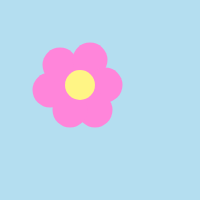
Frame 1 (no input)
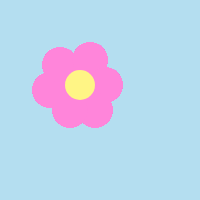
Frame 60 (no input)
Frame 120 (the mouse pressed at the canvas centre since frame 60): identical to frame 60, image omitted

The p5.js sketch that drew these frames (run headless with seeded random() and noise() and a simulated clock; from frame 60 on, the mouse is pressed at the canvas centre):

// p5.js sketch
// ── sketch.js
let size = 50 

//setup - run once when the code is first starts
function setup() {
  createCanvas(200, 200); // this sets the size of the area in which we can draw things
  background(180, 222, 240); // = light blue (0, 0, 200)= royal blue 
  
}
//draw - this function loops, the code within read through repeatedly while running
function draw() {

  noStroke(); // no outline 

  //petals 
  fill(255, 133, 218)
  circle (50, 90, 35)
  circle (60, 65, 35)
  circle (90, 60, 35)
  circle (105, 85, 35)
  circle (95, 110, 35)
  circle (70, 110, 35)

  //center of flower
  fill(255, 245, 133)
  circle (80, 85, 30)


 } 

  // fill(252, 187, 239)
  // circle (50, 90, 25)
  // circle (60, 65, 25)
  // circle (90, 62, 25)
  // circle (105, 85, 25)
  // circle (95, 106, 25)
  // circle (70, 108, 25)

//   //body 
//   fill( 150, 150,  250); // lilac colour 
// ellipse(100, 100, size + 28, size); // draws a circle 45 pixels accross at location 100 pixels accross and 100 pixels down
// triangle (
//   75, 100, 
//   30, 75, 
//   30, 125);


// //arm
// fill( 120, 150,  250); // light blue/perrywinkle 
// triangle (
//   75, 110, 
//   75, 150, 
//   110, 110);// triangle(x1, y1, x2, y2, x3, y3)

// //eye 
// fill(0)
// circle(120, 95, 8)
 

//mouth 
//arc --
// angle mode to degrees nit radiance -

//notes
//colour - go to colour picker on google, take the RGB values and put that in fill ()
//strokeWeight() = thickness of the outline 

//line(500, 500, 0, 0) // draws a straight line in the top left corner, the first number changes length but keeps line straight
//line(0, 500, 500, 0) // the x1 and y2 are the corners 
//line(500, 150, 0, 150) // 70 essentially brings the line down or up depending on the number, 500 & 0 are essentially determines the length of the line, making 500 smaller and 0 bigger makes line shorter 
//line(500, 270, 0,270) // 70 essentially brings the line down or up depending on the number, 500 & 0 are essentially determines the length of the line, making 500 smaller and 0 bigger makes line shorter  


// the first is the x and y of where is starts and the the last are the x and y of where it ends 
// ── my_wallpaper.js
//your parameter variables go here!
let rect_width  = 20;
let rect_height = 30;
let dpetal1 = 35
let dflowercenter1 = 30 
let dpetal2 = 25
let dflowercenter2 = 20
let dpetal3 = 28
let dflowercenter3 = 25

function setup_wallpaper(pWallpaper) {
  pWallpaper.output_mode(DEVELOP_GLYPH);
  //pWallpaper.output_mode(GRID_WALLPAPER);
  
  pWallpaper.resolution(FIT_TO_SCREEN);
  pWallpaper.show_guide(true); //set this to false when you're ready to print

  //Grid settings
  pWallpaper.grid_settings.cell_width  = 200;
  pWallpaper.grid_settings.cell_height = 200;
  pWallpaper.grid_settings.row_offset  = 50;
}

function wallpaper_background() {
  background(40, 90, 252); //light honeydew green colour
}

function my_symbol() { // do not rename this function. Treat this similarly to a Draw function
  //rect(40 ,40, rect_width, rect_height);
//og d petal 35 

  noStroke(); // no outline 

  //FLOWER 1 
  //petals 
  fill(255, 133, 218)
  circle (50, 90, dpetal1)
  circle (60, 65, dpetal1)
  circle (90, 60, dpetal1)
  circle (105, 85, dpetal1)
  circle (95, 110, dpetal1)
  circle (70, 110, dpetal1)

  //center of flower
  fill(255, 245, 133)
  circle (80, 85, dflowercenter1) 

// FLOWER 2 
//petals 
fill(252, 150, 40)
circle (160, 10, dpetal2)
circle (140, 20, dpetal2)
circle (145, 40, dpetal2)
circle (165, 45, dpetal2)
circle (175, 26, dpetal2)

//center 
fill(137, 222, 84)
circle (157, 26, dflowercenter2)
 
//FLOWER 3 
//petals
fill (190, 74, 240)
circle (140, 155, dpetal3)
circle (152, 175, dpetal3)
circle (175, 175, dpetal3)
circle (185, 155, dpetal3)
circle (152, 135, dpetal3)
circle (172, 135, dpetal3)

//center 
fill (121, 239, 252)
circle (164, 155,dflowercenter3)



//circle (170, )
}
